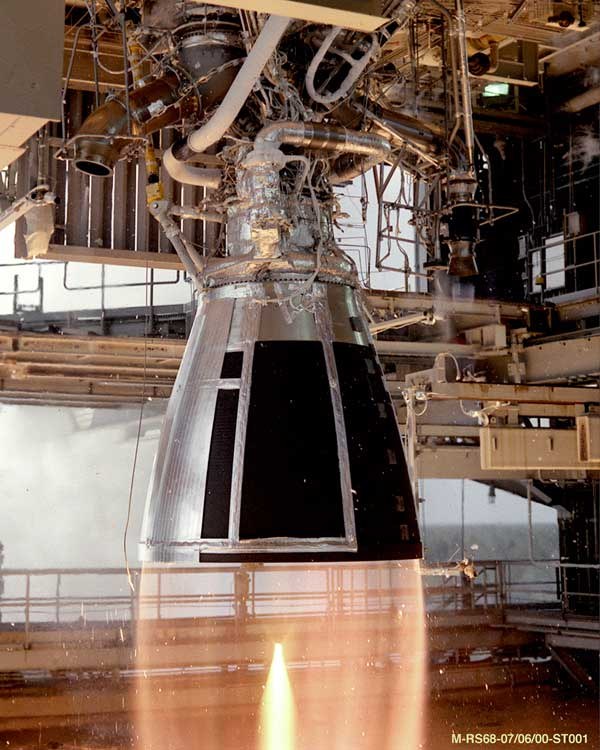
#> input picture assets/Rocket_Test.jpg, 600 x 750 px
$ python masking.py
#> lines starting #> are read from the running program, lines starting #| are printed output that depends on the picture; after the words box and inside, x2 and y2 are one past the last pixel; in counts of white or black regions, pixels touching at a corner belong together
import cv2
import os
import numpy as np
from tkinter import filedialog

filePATH = "assets\\"
mainPATH = os.getcwd()
absPATH = os.path.join(mainPATH,filePATH)

fullPATH = filedialog.askopenfilename(initialdir = absPATH,filetypes = (("PNG","*.png"),("JPG","*.jpg"),("JPEG","*.jpeg"),("BMP","*.bmp")))
#> the answer given: ../assets/Rocket_Test.jpg

img = cv2.imread(fullPATH)
#> img is the input picture: shape (750, 600, 3); mean B, G, R 84.8, 98.3, 121
cv2.imshow("Org Image",img)

blank = np.zeros(img.shape[:2],dtype = "uint8")

mask = cv2.circle(blank,(img.shape[1]//2,img.shape[0]//2),200,(255,255,255),-1)
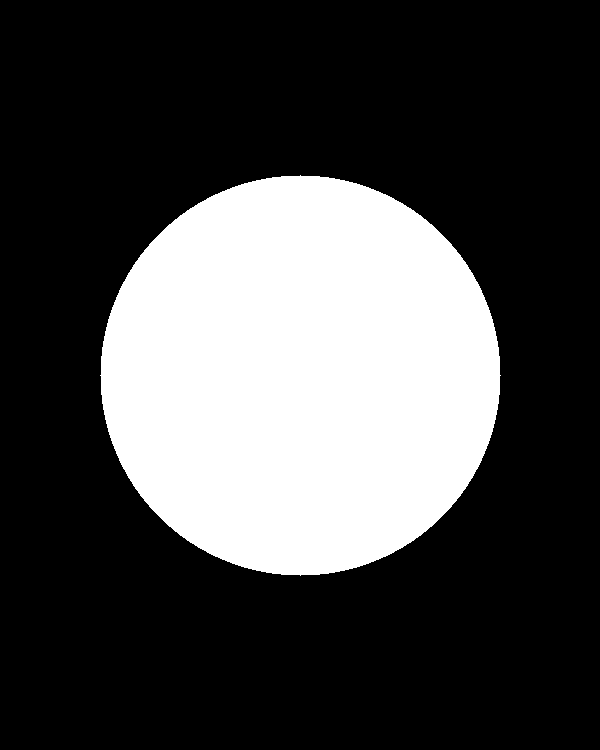
#> blank: shape (750, 600); 27.9% white; 1 white region, box (x1, y1, x2, y2) and area: (100, 175, 501, 576) 125629
cv2.imshow("Circle",mask)

masked = cv2.bitwise_and(img,img,mask = mask)
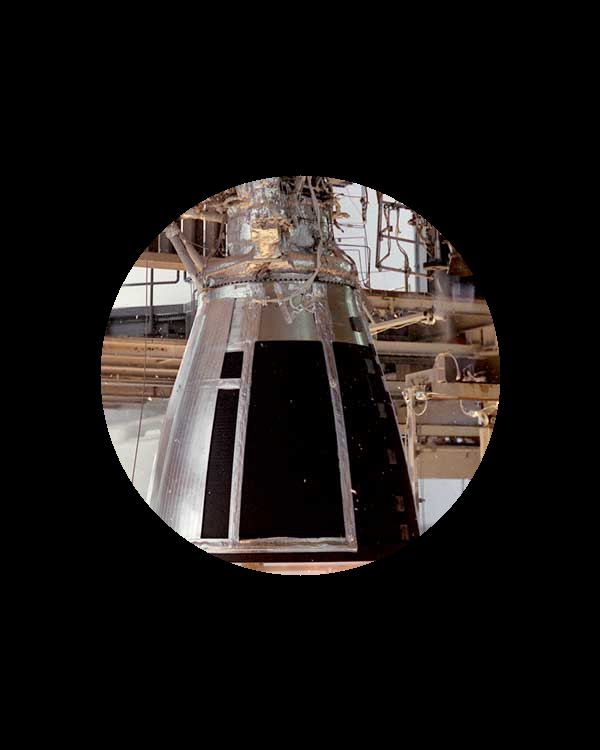
#> masked: shape (750, 600, 3); mean B, G, R 23.8, 25.5, 29.2
cv2.imshow("Masked Image",masked)

cv2.waitKey(0)
cv2.destroyAllWindows()

$ run again, on assets/Rocket_Engine.jpg
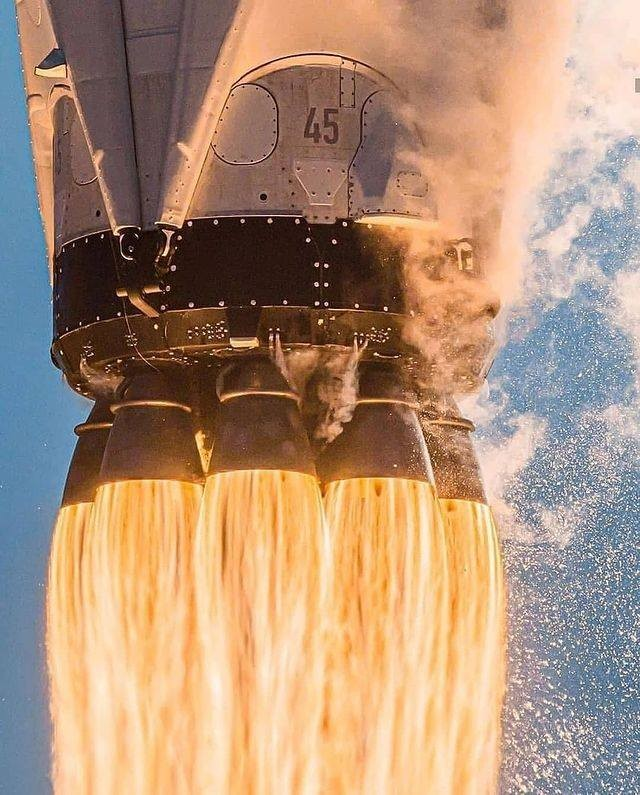
#> input picture assets/Rocket_Engine.jpg, 640 x 795 px
#> img is the input picture: shape (795, 640, 3); mean B, G, R 119.9, 144.1, 174.9
#> `mask = cv2.circle(blank,(img.shape[1]//2,img.shape[0]//2),200,(255,255..`:
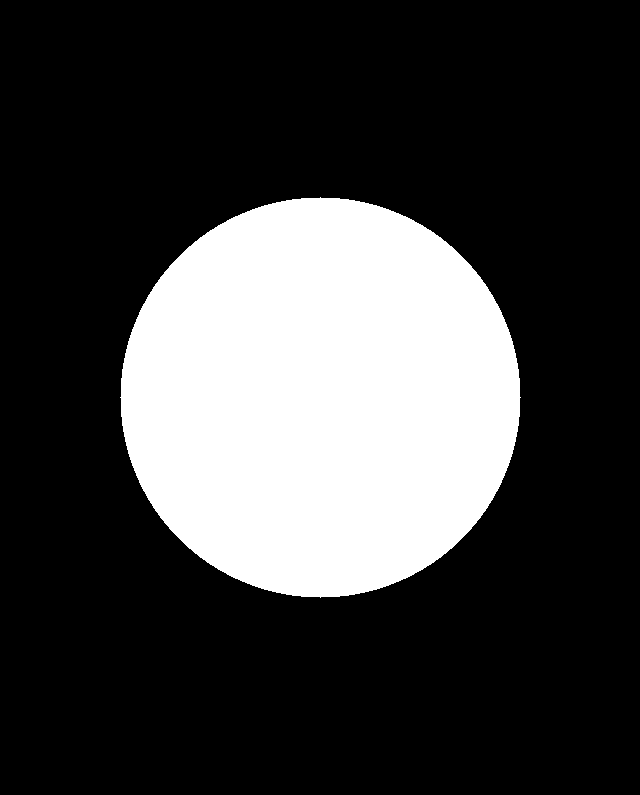
#> blank: shape (795, 640); 24.7% white; 1 white region, box (x1, y1, x2, y2) and area: (120, 197, 521, 598) 125629
#> `masked = cv2.bitwise_and(img,img,mask = mask)`:
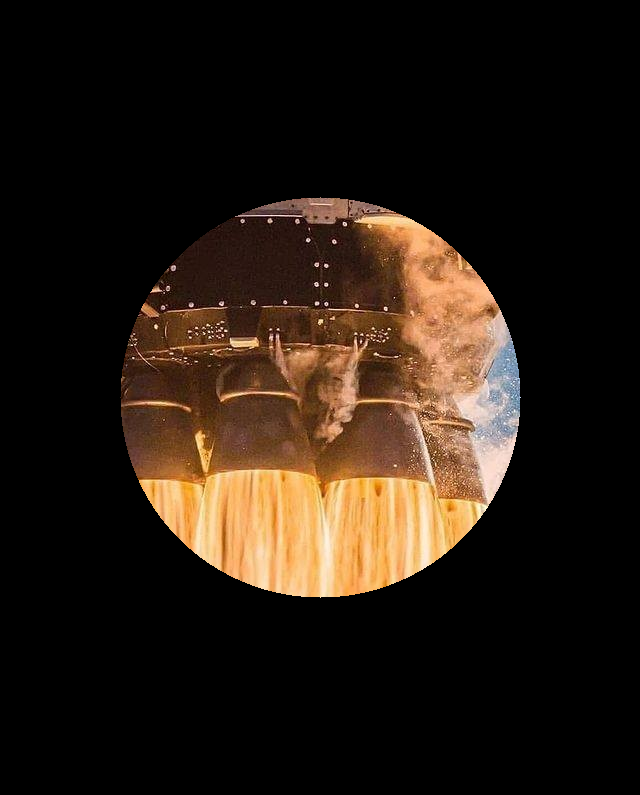
#> masked: shape (795, 640, 3); mean B, G, R 17.6, 27.1, 38.3
